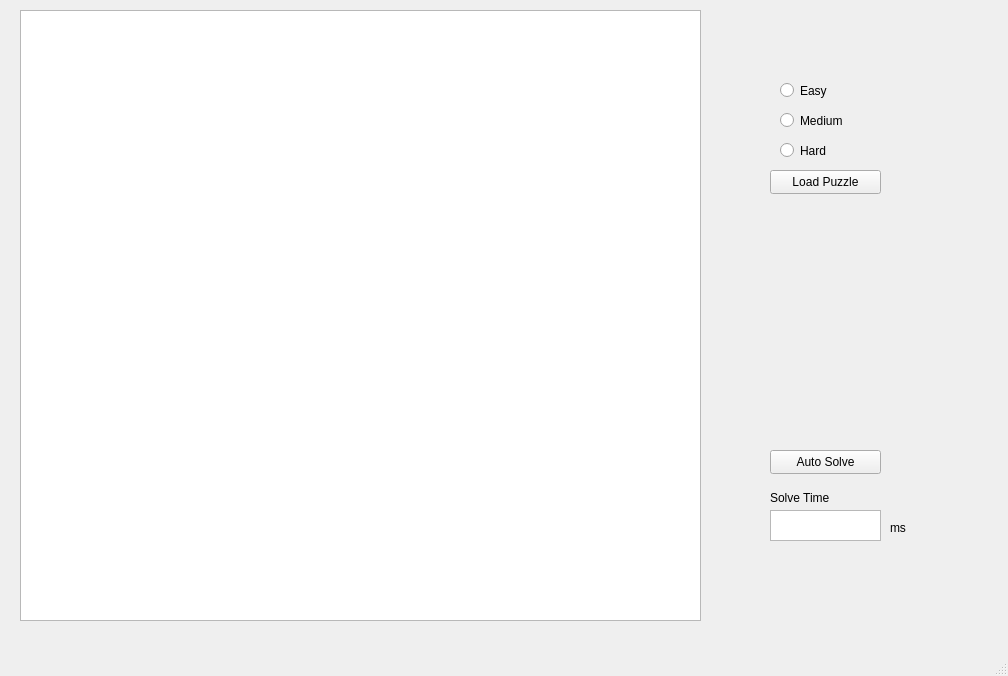
<?xml version="1.0" encoding="UTF-8"?>
<ui version="4.0">
 <class>grid</class>
 <widget class="QMainWindow" name="grid">
  <property name="geometry">
   <rect>
    <x>0</x>
    <y>0</y>
    <width>1008</width>
    <height>676</height>
   </rect>
  </property>
  <property name="windowTitle">
   <string>grid</string>
  </property>
  <widget class="QWidget" name="centralwidget">
   <widget class="QTableView" name="tableView">
    <property name="geometry">
     <rect>
      <x>20</x>
      <y>10</y>
      <width>681</width>
      <height>611</height>
     </rect>
    </property>
   </widget>
   <widget class="QRadioButton" name="easyRadio">
    <property name="geometry">
     <rect>
      <x>780</x>
      <y>80</y>
      <width>90</width>
      <height>21</height>
     </rect>
    </property>
    <property name="text">
     <string>Easy</string>
    </property>
   </widget>
   <widget class="QRadioButton" name="mediumRadio">
    <property name="geometry">
     <rect>
      <x>780</x>
      <y>110</y>
      <width>90</width>
      <height>21</height>
     </rect>
    </property>
    <property name="text">
     <string>Medium</string>
    </property>
   </widget>
   <widget class="QRadioButton" name="hardRadio">
    <property name="geometry">
     <rect>
      <x>780</x>
      <y>140</y>
      <width>90</width>
      <height>21</height>
     </rect>
    </property>
    <property name="text">
     <string>Hard</string>
    </property>
   </widget>
   <widget class="QPushButton" name="loadPuzzleBtn">
    <property name="geometry">
     <rect>
      <x>770</x>
      <y>170</y>
      <width>111</width>
      <height>24</height>
     </rect>
    </property>
    <property name="text">
     <string>Load Puzzle</string>
    </property>
   </widget>
   <widget class="QPushButton" name="solveBtn">
    <property name="geometry">
     <rect>
      <x>770</x>
      <y>450</y>
      <width>111</width>
      <height>24</height>
     </rect>
    </property>
    <property name="text">
     <string>Auto Solve</string>
    </property>
   </widget>
   <widget class="QTextEdit" name="autoSolveTimeLbl">
    <property name="geometry">
     <rect>
      <x>770</x>
      <y>510</y>
      <width>111</width>
      <height>31</height>
     </rect>
    </property>
   </widget>
   <widget class="QLabel" name="label">
    <property name="geometry">
     <rect>
      <x>770</x>
      <y>490</y>
      <width>81</width>
      <height>16</height>
     </rect>
    </property>
    <property name="text">
     <string>Solve Time</string>
    </property>
   </widget>
   <widget class="QLabel" name="label_2">
    <property name="geometry">
     <rect>
      <x>890</x>
      <y>520</y>
      <width>81</width>
      <height>16</height>
     </rect>
    </property>
    <property name="text">
     <string>ms</string>
    </property>
   </widget>
  </widget>
  <widget class="QMenuBar" name="menubar">
   <property name="geometry">
    <rect>
     <x>0</x>
     <y>0</y>
     <width>1008</width>
     <height>21</height>
    </rect>
   </property>
  </widget>
  <widget class="QStatusBar" name="statusbar"/>
 </widget>
 <resources/>
 <connections/>
</ui>
